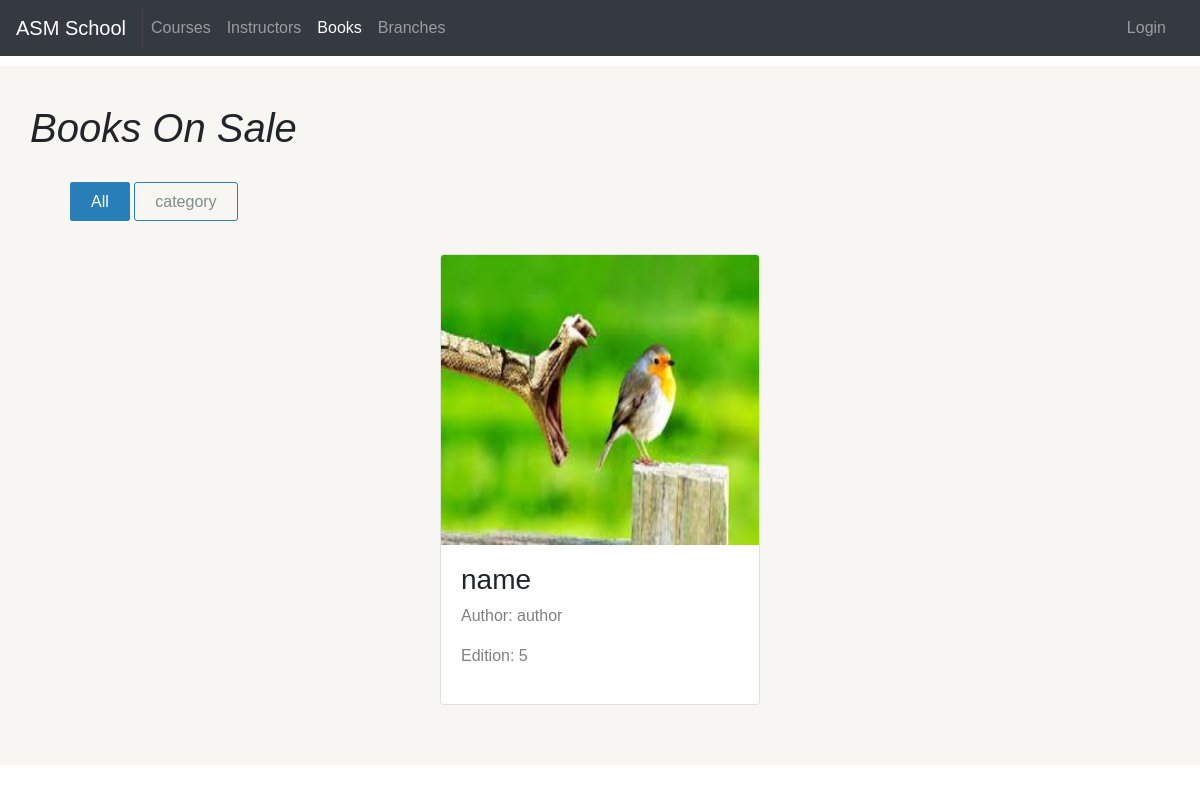
Screenshot of /cbooks.php with the database file from the repository.
### tables this page shows
CREATE TABLE `books` (
  `bookId` int(11) NOT NULL,
  `name` varchar(100) NOT NULL,
  `coverImage` varchar(255) NOT NULL,
  `description` varchar(255) NOT NULL,
  `author` varchar(50) NOT NULL,
  `price` int(11) NOT NULL,
  `category` varchar(50) NOT NULL,
  `edition` tinyint(4) NOT NULL,
  `courseId` int(11) DEFAULT NULL,
  `number` int(11) NOT NULL
);

### classes/database.inc (called while the page is built, shortened)
 <?php
 class Database{
private static $instance = null;
private $conn;
private function __construct(){
  try{
$this->conn= new PDO ("mysql:host=localhost;dbname=center","root","aymon");
$this->conn->setAttribute(PDO::ATTR_ERRMODE, PDO::ERRMODE_EXCEPTION);
}catch(PDOException $e){
    echo  "Faild to Connect to the Database";
    die();
}
}
public static function getinstance(){
if(self::$instance == null){self::$instance=new Database();}
return self::$instance;
}
public function selectAll($query,$attr,$classname,$option){
	$stmt=$this->conn->prepare($query);
	if($option==1){
	if(empty($attr))    $stmt->execute();
else
    $stmt->execute($attr);
    if($stmt->rowCount()>0){
    return $stmt->fetchAll(PDO::FETCH_CLASS,$classname);}
    else return 0;}
}
public function close(){
    Database::$instance=null;
    $this->conn=null;
}
}
?>

### classes/book.inc (called while the page is built, shortened)
	<?php
class Book implements editable{
	private $name;
	private $coverImage;
	private $author;
	private $category;
	private $edition;
	public function getName(){
	 return	$this->name;
	}
	public function getImg(){
		return $this->coverImage;
	}
	public function getAuthor(){
		return $this->author;
	}
	public function getCategory(){
		return $this->category;
	}
	public function getEdition(){
		return $this->edition;
	}
	public static function showAll(){
		 $db=Database::getinstance();
		 $books =$db->selectAll('SELECT * from books ORDER BY bookId','','Book',1);
		 return $books;
	}
}

### cbooks.php (the view, shortened to what this page needs)
<!DOCTYPE html>
<html>
    <head>
        <link rel="stylesheet" type="text/css" href="css/bootstrap.min.css">
        <link rel="stylesheet" type="text/css" href="css/style.css">
        <link rel="stylesheet" href="css/font-awesome.min.css">
    </head>
    <body>
    	<?php
    	require 'cnav.php';
        $books= Book::showAll();
         ?>
    	<section class="home-courses">
    		<div class="container section">
              <h2>Books On Sale</h2>
                <?php if($books){ ?>
              <ul class="coursesLists">
                  <li class="active">All</li>
                  <?php
                    foreach ($books as $book) {
                        echo " <li>".$book->getCategory()."</li>";
                    }
                  ?>
              </ul>
              <?php } ?>
                <div class="row justify-content-around">
                	<?php
                    if($books){
                		foreach ($books as  $book) {
                			echo '<div class="card" style="width: 20rem;" data-category="'.$book->getcategory().'">
				                  <div class="slide-overlay" data-id='.$book->getId().'>View details</div>
				                    <img class="card-img-top insCardImg" src="'.$book->getImg().'" alt="Card image cap">
				                    <div class="card-body">
				                      <h3 class="card-text">'.$book->getName().'</h3>
				                      <p>Author: '.$book->getAuthor().'</p>
                                      <p>Edition: '.$book->getEdition().'</p>
				                    </div>
				                </div>';
	                 	}
                     }
                	?>
            	</div>
            </div>
        </section>
    </body>
</html>

### css/style.css (style rules this page uses)
body { font-family: sans-serif, serif }
.section,section.testimonials { padding: 40px 0 }
.section p { color: #808080 }
.section h2,.testimonials h2 { margin-bottom: 40px; font-style: italic; font-size: 40px }
section.home-courses, section.testimonials { background-color:#f7f6f2 }
section.home-courses .card { margin-bottom: 20px }
.card .card-img-top { height: 200px }
.coursesLists { list-style:none; margin-bottom: 40px }
.coursesLists li { display: inline; text-align: center; padding: 10px 20px; border: 1px solid #2980b9; color: #7f8c8d; cursor: pointer; border-radius: 3px }
.coursesLists .active { background-color: #2980b9; color: #fff }
.card .insCardImg { height: 290px; }

### rows the page displays
books: category "category", coverImage (picture), name "name", author "author", edition "5"
